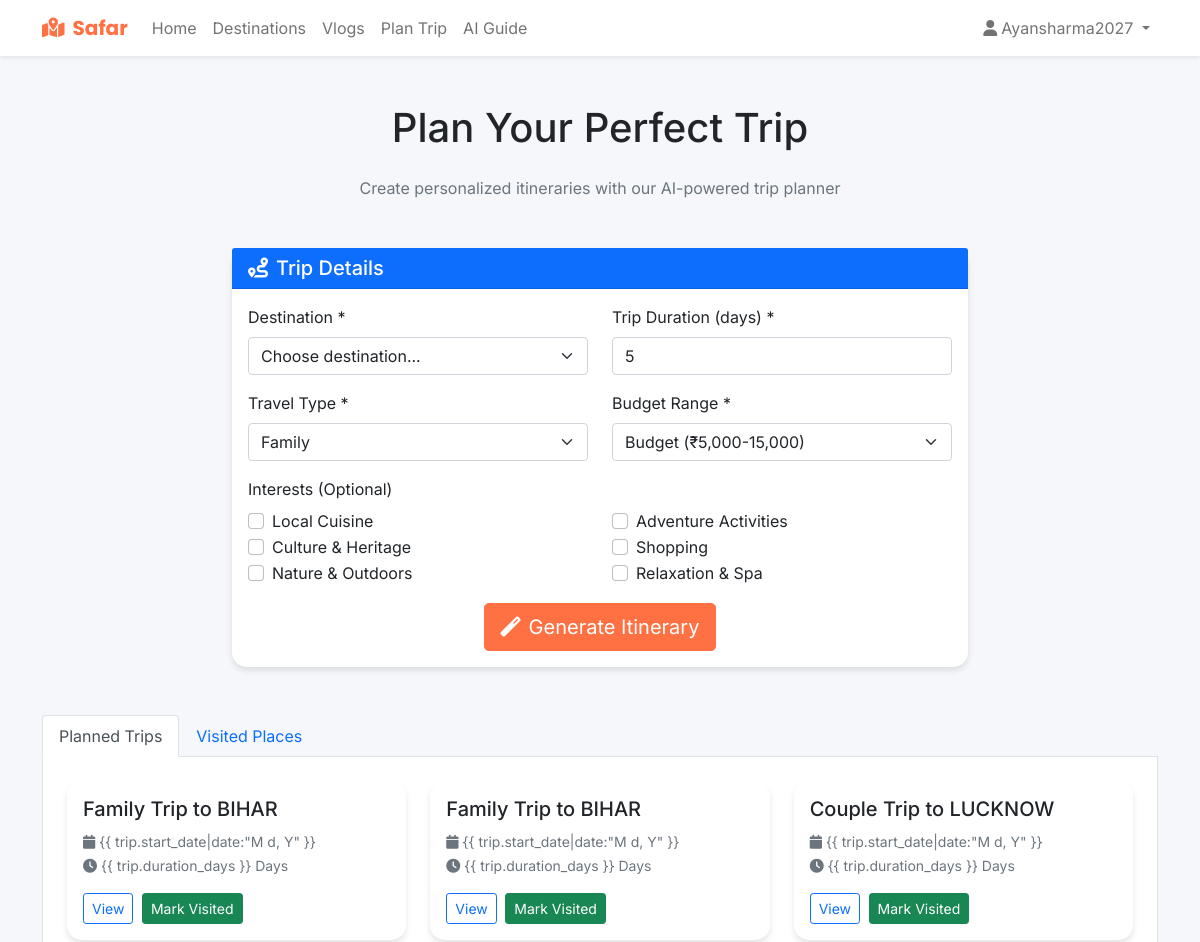
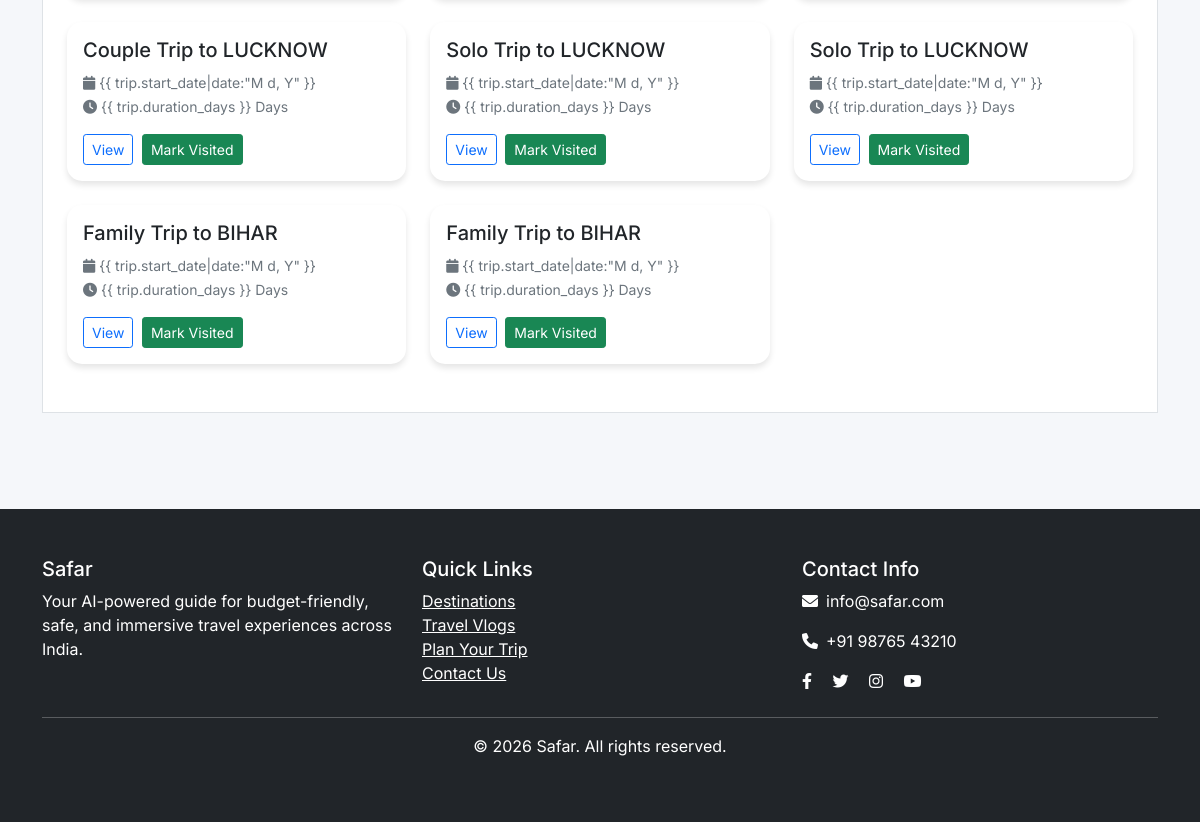
The app's page /trip-planner/ (signed in) with its own data (2 pictures, top to bottom).
### home/models.py (models this page shows, shortened)
class Trip(models.Model):
    TRIP_STATUS = [
        ('planned', 'Planned'),
        ('ongoing', 'Ongoing'),
        ('completed', 'Completed'),
        ('cancelled', 'Cancelled'),
    ]
    user = models.ForeignKey(User, on_delete=models.CASCADE, related_name='trips')
    destination = models.ForeignKey(Destination, on_delete=models.CASCADE)
    title = models.CharField(max_length=200)
    description = models.TextField(blank=True)
    start_date = models.DateField()
    end_date = models.DateField()
    duration_days = models.PositiveIntegerField()
    travelers_count = models.PositiveIntegerField(default=1)
    daily_budget = models.DecimalField(max_digits=8, decimal_places=2)
    total_budget = models.DecimalField(max_digits=10, decimal_places=2)
    travel_type = models.CharField(max_length=50, help_text="e.g., Family, Solo, Couple")
    interests = models.JSONField(default=list, help_text="List of interests")
    status = models.CharField(max_length=20, choices=TRIP_STATUS, default='planned')
    rating = models.PositiveIntegerField(null=True, blank=True,
                                       validators=[MinValueValidator(1), MaxValueValidator(5)])
    created_at = models.DateTimeField(auto_now_add=True)
    updated_at = models.DateTimeField(auto_now=True)
    class Meta:
        ordering = ['-created_at']

### home/views.py (the view)
# urls.py: path('trip-planner/', views.trip_planner, name='trip_planner'),
@login_required
def trip_planner(request):
    destinations = Destination.objects.all()
    planned_trips = Trip.objects.filter(user=request.user, status='planned').order_by('-created_at')
    visited_trips = Trip.objects.filter(user=request.user, status='completed').order_by('-created_at')
    return render(request, 'home/trip_planner.html', {
        'destinations': destinations,
        'planned_trips': planned_trips,
        'visited_trips': visited_trips
    })

### home/templates/home/trip_planner.html (shortened to what this page needs)
{% extends 'home/base.html' %}
{% block content %}
<div class="container py-5">
    <div class="row">
        <div class="col-12">
            <h1 class="text-center mb-4">Plan Your Perfect Trip</h1>
            <p class="text-center text-muted mb-5">Create personalized itineraries with our AI-powered trip planner</p>
        </div>
    </div>
    <div class="row">
        <div class="col-lg-8 mx-auto">
            <div class="card">
                <div class="card-header bg-primary text-white">
                    <h5 class="mb-0"><i class="fas fa-route me-2"></i>Trip Details</h5>
                </div>
                <div class="card-body">
                    <form id="tripForm">
                        <div class="row">
                            <div class="col-md-6 mb-3">
                                <label for="destination" class="form-label">Destination *</label>
                                <select class="form-select" id="destination" name="destination" required>
                                    <option value="">Choose destination...</option>
                                </select>
                            </div>
                            <div class="col-md-6 mb-3">
                                <label for="duration" class="form-label">Trip Duration (days) *</label>
                                <input type="number" class="form-control" id="duration" name="duration" min="1" max="30"
                                    value="5" required>
                            </div>
                        </div>
                        <div class="row">
                            <div class="col-md-6 mb-3">
                                <label for="travelType" class="form-label">Travel Type *</label>
                                <select class="form-select" id="travelType" name="travel_type" required>
                                    <option value="family">Family</option>
                                </select>
                            </div>
                            <div class="col-md-6 mb-3">
                                <label for="budget" class="form-label">Budget Range *</label>
                                <select class="form-select" id="budget" name="budget" required>
                                    <option value="Low">Budget (₹5,000-15,000)</option>
                                </select>
                            </div>
                        </div>
                        <div class="mb-3">
                            <label for="interests" class="form-label">Interests (Optional)</label>
                            <div class="row">
                                <div class="col-md-6">
                                    <div class="form-check">
                                        <input class="form-check-input" type="checkbox" id="food" name="interests[]"
                                            value="food">
                                        <label class="form-check-label" for="food">Local Cuisine</label>
                                    </div>
                                    <div class="form-check">
                                        <input class="form-check-input" type="checkbox" id="culture" name="interests[]"
                                            value="culture">
                                        <label class="form-check-label" for="culture">Culture & Heritage</label>
                                    </div>
                                    <div class="form-check">
                                        <input class="form-check-input" type="checkbox" id="nature" name="interests[]"
                                            value="nature">
                                        <label class="form-check-label" for="nature">Nature & Outdoors</label>
                                    </div>
                                </div>
                                <div class="col-md-6">
                                    <div class="form-check">
                                        <input class="form-check-input" type="checkbox" id="adventure"
                                            name="interests[]" value="adventure">
                                        <label class="form-check-label" for="adventure">Adventure Activities</label>
                                    </div>
                                    <div class="form-check">
                                        <input class="form-check-input" type="checkbox" id="shopping" name="interests[]"
                                            value="shopping">
                                        <label class="form-check-label" for="shopping">Shopping</label>
                                    </div>
                                    <div class="form-check">
                                        <input class="form-check-input" type="checkbox" id="relaxation"
                                            name="interests[]" value="relaxation">
                                        <label class="form-check-label" for="relaxation">Relaxation & Spa</label>
                                    </div>
                                </div>
                            </div>
                        </div>
                        <div class="text-center">
                            <button type="submit" class="btn btn-primary btn-lg" id="generateBtn">
                                <i class="fas fa-magic me-2"></i>Generate Itinerary
                            </button>
                        </div>
                    </form>
                </div>
            </div>
        </div>
    </div>
    <div class="row mt-5">
        <div class="col-lg-12">
            <ul class="nav nav-tabs" id="myTab" role="tablist">
                <li class="nav-item" role="presentation">
                    <button class="nav-link active" id="saved-tab" data-bs-toggle="tab" data-bs-target="#saved"
                        type="button" role="tab">Planned Trips</button>
                </li>
                <li class="nav-item" role="presentation">
                    <button class="nav-link" id="visited-tab" data-bs-toggle="tab" data-bs-target="#visited"
                        type="button" role="tab">Visited Places</button>
                </li>
            </ul>
            <div class="tab-content p-4 border border-top-0 bg-white" id="myTabContent">
                <div class="tab-pane fade show active" id="saved" role="tabpanel">
                    {% if planned_trips %}
                    <div class="row">
                        {% for trip in planned_trips %}
                        <div class="col-md-4 mb-4">
                            <div class="card h-100">
                                <div class="card-body">
                                    <h5 class="card-title">{{ trip.title }}</h5>
                                    <p class="card-text">
                                        <small class="text-muted"><i class="fas fa-calendar me-1"></i>{{
                                            trip.start_date|date:"M d, Y" }}</small><br>
                                        <small class="text-muted"><i class="fas fa-clock me-1"></i>{{ trip.duration_days
                                            }} Days</small>
                                    </p>
                                    <a href="{% url 'home:trip_detail' trip.pk %}"
                                        class="btn btn-sm btn-outline-primary">View</a>
                                    <form action="{% url 'home:mark_trip_completed' trip.pk %}" method="post"
                                        class="d-inline">
                                        <button type="submit" class="btn btn-sm btn-success ms-1">Mark Visited</button>
                                    </form>
                                </div>
                            </div>
                        </div>
                        {% endfor %}
                    </div>
                    {% else %}
                    <p class="text-muted text-center py-4">No planned trips yet. Create one above!</p>
                    {% endif %}
                </div>
            </div>
        </div>
    </div>
</div>
{% endblock %}

### home/templates/home/base.html (shortened to what this page needs)
<!DOCTYPE html>
<html lang="en">
<head>
    <link href="https://cdn.jsdelivr.net/npm/bootstrap@5.1.3/dist/css/bootstrap.min.css" rel="stylesheet">
    <link rel="stylesheet" href="https://cdnjs.cloudflare.com/ajax/libs/font-awesome/6.0.0/css/all.min.css">
</head>
<body>
    <nav class="navbar navbar-expand-lg navbar-light bg-white shadow-sm">
        <div class="container">
            <a class="navbar-brand" href="{% url 'home:index' %}">
                <i class="fas fa-map-marked-alt me-2"></i>Safar
            </a>
            <div class="collapse navbar-collapse" id="navbarNav">
                <ul class="navbar-nav me-auto">
                    <li class="nav-item">
                        <a class="nav-link" href="{% url 'home:index' %}">Home</a>
                    </li>
                    <li class="nav-item">
                        <a class="nav-link" href="{% url 'home:destinations' %}">Destinations</a>
                    </li>
                    <li class="nav-item">
                        <a class="nav-link" href="{% url 'home:vlogs' %}">Vlogs</a>
                    </li>
                    {% if user.is_authenticated %}
                    <li class="nav-item">
                        <a class="nav-link" href="{% url 'home:trip_planner' %}">Plan Trip</a>
                    </li>
                    {% endif %}
                    <li class="nav-item">
                        <a class="nav-link" href="{% url 'home:ai_guide' %}">AI Guide</a>
                    </li>
                </ul>
                <ul class="navbar-nav">
                    {% if user.is_authenticated %}
                    <li class="nav-item dropdown">
                        <a class="nav-link dropdown-toggle" href="#" id="userDropdown" role="button"
                            data-bs-toggle="dropdown">
                            <i class="fas fa-user me-1"></i>{{ user.username }}
                        </a>
                    </li>
                    {% endif %}
                </ul>
            </div>
        </div>
    </nav>
    <main>
        {% block content %}{% endblock %}
    </main>
    <footer class="bg-dark text-white py-5 mt-5">
        <div class="container">
            <div class="row">
                <div class="col-md-4">
                    <h5>Safar</h5>
                    <p>Your AI-powered guide for budget-friendly, safe, and immersive travel experiences across India.
                    </p>
                </div>
                <div class="col-md-4">
                    <h5>Quick Links</h5>
                    <ul class="list-unstyled">
                        <li><a href="{% url 'home:destinations' %}" class="text-white">Destinations</a></li>
                        <li><a href="{% url 'home:vlogs' %}" class="text-white">Travel Vlogs</a></li>
                        <li><a href="{% url 'home:trip_planner' %}" class="text-white">Plan Your Trip</a></li>
                        <li><a href="{% url 'home:contact' %}" class="text-white">Contact Us</a></li>
                    </ul>
                </div>
                <div class="col-md-4">
                    <h5>Contact Info</h5>
                    <p><i class="fas fa-envelope me-2"></i>info@safar.com</p>
                    <p><i class="fas fa-phone me-2"></i>+91 98765 43210</p>
                    <div class="social-links">
                        <a href="#" class="text-white me-3"><i class="fab fa-facebook-f"></i></a>
                        <a href="#" class="text-white me-3"><i class="fab fa-twitter"></i></a>
                        <a href="#" class="text-white me-3"><i class="fab fa-instagram"></i></a>
                        <a href="#" class="text-white"><i class="fab fa-youtube"></i></a>
                    </div>
                </div>
            </div>
            <hr>
            <div class="text-center">
                <p>&copy; 2026 Safar. All rights reserved.</p>
            </div>
        </div>
    </footer>
</body>
</html>

### home/templates/home/base.html (style rules this page uses)
:root { --primary: #FF7043; --secondary: #29B6F6; --dark: #263238; --light: #F5F7FA; --white: #FFFFFF; --success: #66BB6A; --danger: #EF5350; }
body { font-family: 'Inter', sans-serif; background-color: var(--light); }
.navbar-brand { font-family: 'Poppins', sans-serif; font-weight: 700; color: var(--primary) !important; }
.btn-primary { background-color: var(--primary); border-color: var(--primary); }
.card { border: none; box-shadow: 0 4px 6px rgba(0, 0, 0, 0.1); transition: transform 0.3s; }

### home/templates/home/trip_planner.html (style rules this page uses)
.card { border-radius: 15px; }

### records on screen
Trip: title "Family Trip to BIHAR"
Trip: title "Family Trip to BIHAR"
Trip: title "Couple Trip to LUCKNOW"
Trip: title "Couple Trip to LUCKNOW"
Trip: title "Solo Trip to LUCKNOW"
Trip: title "Solo Trip to LUCKNOW"
Trip: title "Family Trip to BIHAR"
Trip: title "Family Trip to BIHAR"

### other values on screen
{{ user.username }} "Ayansharma2027"
